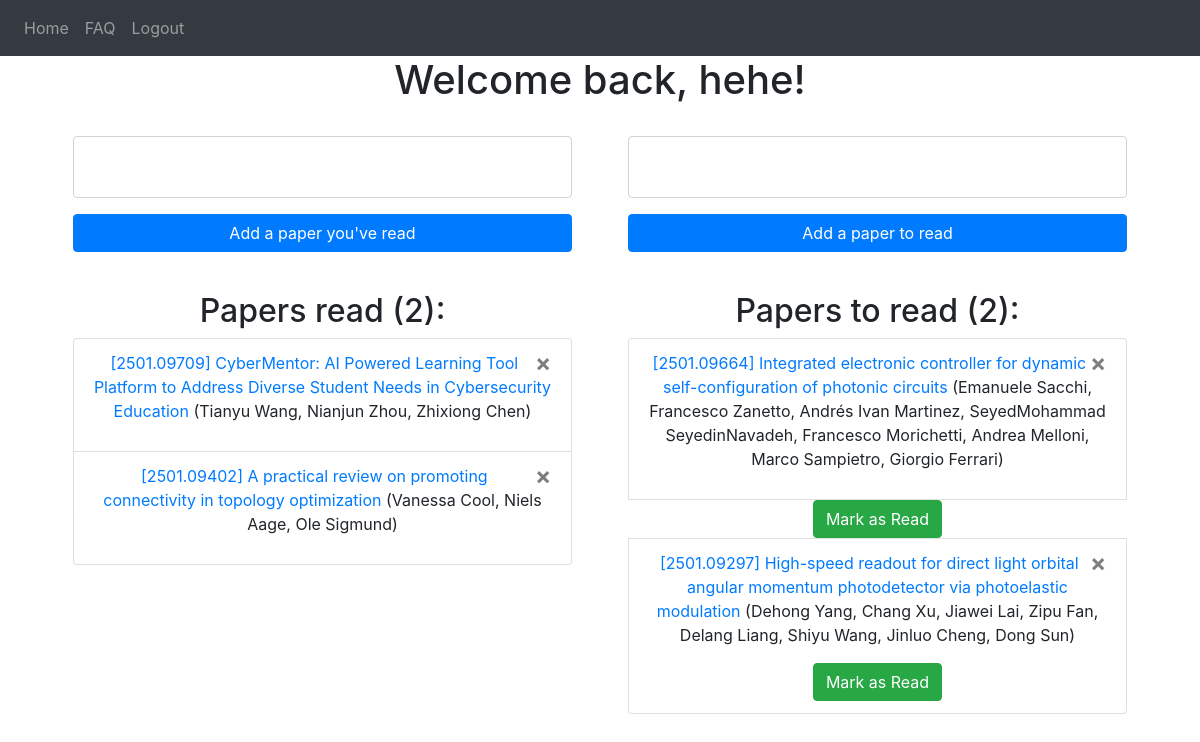
Screenshot of / (signed in) with the database file from the repository.
### website/models.py (models this page shows)
class User(db.Model, UserMixin):
    id = db.Column(db.Integer, primary_key=True)
    email = db.Column(db.String(150), unique=True)
    password = db.Column(db.String(150))
    username = db.Column(db.String(150), unique=True)
    papers_read = db.relationship('PaperRead', cascade="all, delete-orphan")
    papers_to_read = db.relationship('PaperToRead', cascade="all, delete-orphan")

class PaperRead(db.Model):
    id = db.Column(db.Integer, primary_key=True)
    title = db.Column(db.String(10000))
    authors = db.Column(db.String(10000))
    date = db.Column(db.DateTime(timezone=True), default=func.now())
    link = db.Column(db.String(10000))
    user_id = db.Column(db.Integer, db.ForeignKey('user.id'))

class PaperToRead(db.Model):
    id = db.Column(db.Integer, primary_key=True)
    title = db.Column(db.String(10000))
    authors = db.Column(db.String(10000))
    date = db.Column(db.DateTime(timezone=True), default=func.now())
    link = db.Column(db.String(10000))
    user_id = db.Column(db.Integer, db.ForeignKey('user.id'))

### website/views.py (the view, shortened to what this page needs)
@views.route('/', methods=['GET', 'POST'])
@login_required
def home():
    return render_template("home.html", user=current_user)

### website/__init__.py (called while the page is built)
def create_app():
    app = Flask(__name__)
    app.config['SECRET_KEY'] = secret_key.SECRET_KEY
    app.config['SQLALCHEMY_DATABASE_URI'] = f'sqlite:///{DB_NAME}'
    db.init_app(app)
    from .views import views
    from .auth import auth
    app.register_blueprint(views, url_prefix='/')
    app.register_blueprint(auth, url_prefix='/')
    from .models import User, PaperToRead, PaperRead
    with app.app_context():
        db.create_all()
    login_manager = LoginManager()
    login_manager.login_view = 'auth.login'
    login_manager.init_app(app)
    @login_manager.user_loader
    def load_user(id):
        return User.query.get(int(id))
    return app

### website/templates/home.html (shortened to what this page needs)
<link rel="stylesheet" href="{{ url_for('static', filename='styles.css') }}">
{% extends "base.html" %} {% block title %}Home{% endblock %} {% block content %}
<div align="center"><h1>Welcome back, {{ user.username }}!</h1></div>
<div align="center" class="container-homepage">
  <div class="container-papers">
    <form method="POST">
      <br />
      <div align="center">
        <textarea name="textfield-read" id="textfield-read" class="form-control"></textarea>
        <button type="submit" name="action" value="read" class="btn btn-primary button-papers" id="btn-add-read">Add a paper you've read</button>
      </div>
      <div align="center">
        <h2 class="papers_list">Papers read ({{ user.papers_read|length }}):</h2>
          <ul class="ul-centered">
            {% for paper_read in user.papers_read %}
              <li class="list-group-item li-papers">
                <form action="/delete-paper-read" method="POST" style="display: inline;">
                  <button type="submit" name="deletionRead" value="{{ paper_read.id }}" class="close">
                    <span aria-hidden="true">&times;</span>
                  </button>
                  <p><a href={{ paper_read.link }}>{{ paper_read.title }}</a> ({{ paper_read.authors }})</p>
                </form>
              </li>
            {% endfor %}
          </ul>
      </div>
    </form>
  </div>
  <div class="container-papers">
    <form method="POST">
      <br />
      <div align="center">
        <textarea name="textfield-to-read" id="textfield-to-read" class="form-control"></textarea>
        <button type="submit" name="action" value="to-read" class="btn btn-primary button-papers" id="btn-add-to-read">Add a paper to read</button>
      </div>
      <div align="center">
        <h2 class="papers_list">Papers to read ({{ user.papers_to_read|length }}):</h2>
          <ul class="ul-centered">
            {% for paper_to_read in user.papers_to_read %}
              <li class="list-group-item li-papers">
                <form action="/delete-paper-to-read" method="POST" style="display: inline;">
                  <button type="submit" name="deletionToRead" value="{{ paper_to_read.id }}" class="close">
                    <span aria-hidden="true">&times;</span>
                  </button>
                <p><a href={{ paper_to_read.link }}>{{ paper_to_read.title }}</a> ({{ paper_to_read.authors }})</p>
                </form>
                <form action="/mark-paper-as-read" method="POST" style="display: inline;">
                  <button type="submit" name="markAsDone" class="btn btn-success">
                      Mark as Read
                  </button>
                </form>
              </li>
            {% endfor %}
          </ul>
      </div>
    </form>
  </div>
</div>
{% endblock %}

### website/templates/base.html (shortened to what this page needs)
<!DOCTYPE html>
<html>
  <head>
    <link
      rel="stylesheet"
      href="https://stackpath.bootstrapcdn.com/bootstrap/4.4.1/css/bootstrap.min.css"
    />
    <link
      rel="stylesheet"
      href="https://stackpath.bootstrapcdn.com/font-awesome/4.7.0/css/font-awesome.min.css"
    />
  </head>
  <body>
    <nav class="navbar navbar-expand-lg navbar-dark bg-dark">
      <div class="collapse navbar-collapse" id="navbar">
        <div class="navbar-nav">
          {% if user.is_authenticated %}
          <a class="nav-item nav-link" id="home" href="/">Home</a>
          <a class="nav-item nav-link" id="faq" href="/faq">FAQ</a>
          <a class="nav-item nav-link" id="logout" href="/logout">Logout</a>
          {% else %}
          <a class="nav-item nav-link" id="login" href="/login">Login</a>
          <a class="nav-item nav-link" id="signUp" href="/sign-up">Sign Up</a>
          {% endif %}
        </div>
      </div>
    </nav>
    <div class="container">{% block content %} {% endblock %}</div>
  </body>
</html>

### website/static/styles.css (style rules this page uses)
.container-homepage { display: flex; justify-content: space-around; flex-wrap: wrap; }
.li-papers { word-wrap: break-word; white-space: normal; overflow-wrap: break-word; width: 100%; justify-content: space-between; display: flex; min-height: 1%; align-items: flex-start; }
.button-papers { width: 100%; margin: 2vh 0vw 5vh 0vw; }
.container-papers { min-width: 45%; max-width: 45%; }
.papers_list { text-align: center; }
.ul-centered { list-style-type: none; padding: 0; margin: 0; }
.form-control { resize: none; }

### rows the page displays
User: username "hehe"
PaperRead: {{ paper_read.id }} 5 (drawn), title "[2501.09709] CyberMentor: AI Powered Learning Tool Platform to Address Diverse Student Needs in Cybersecurity Education", authors "Tianyu Wang, Nianjun Zhou, Zhixiong Chen"
PaperRead: {{ paper_read.id }} 6 (drawn), title "[2501.09402] A practical review on promoting connectivity in topology optimization", authors "Vanessa Cool, Niels Aage, Ole Sigmund"
PaperToRead: {{ paper_to_read.id }} 1 (drawn), title "[2501.09664] Integrated electronic controller for dynamic self-configuration of photonic circuits", authors "Emanuele Sacchi, Francesco Zanetto, Andrés Ivan Martinez, SeyedMohammad SeyedinNavadeh, Francesco Morichetti, Andrea Melloni, Marco Sampietro, Giorgio Ferrari"
PaperToRead: {{ paper_to_read.id }} 2 (drawn), title "[2501.09297] High-speed readout for direct light orbital angular momentum photodetector via photoelastic modulation", authors "Dehong Yang, Chang Xu, Jiawei Lai, Zipu Fan, Delang Liang, Shiyu Wang, Jinluo Cheng, Dong Sun"

### other values shown
{{ user.papers_read|length }} "2"
{{ user.papers_to_read|length }} "2"
